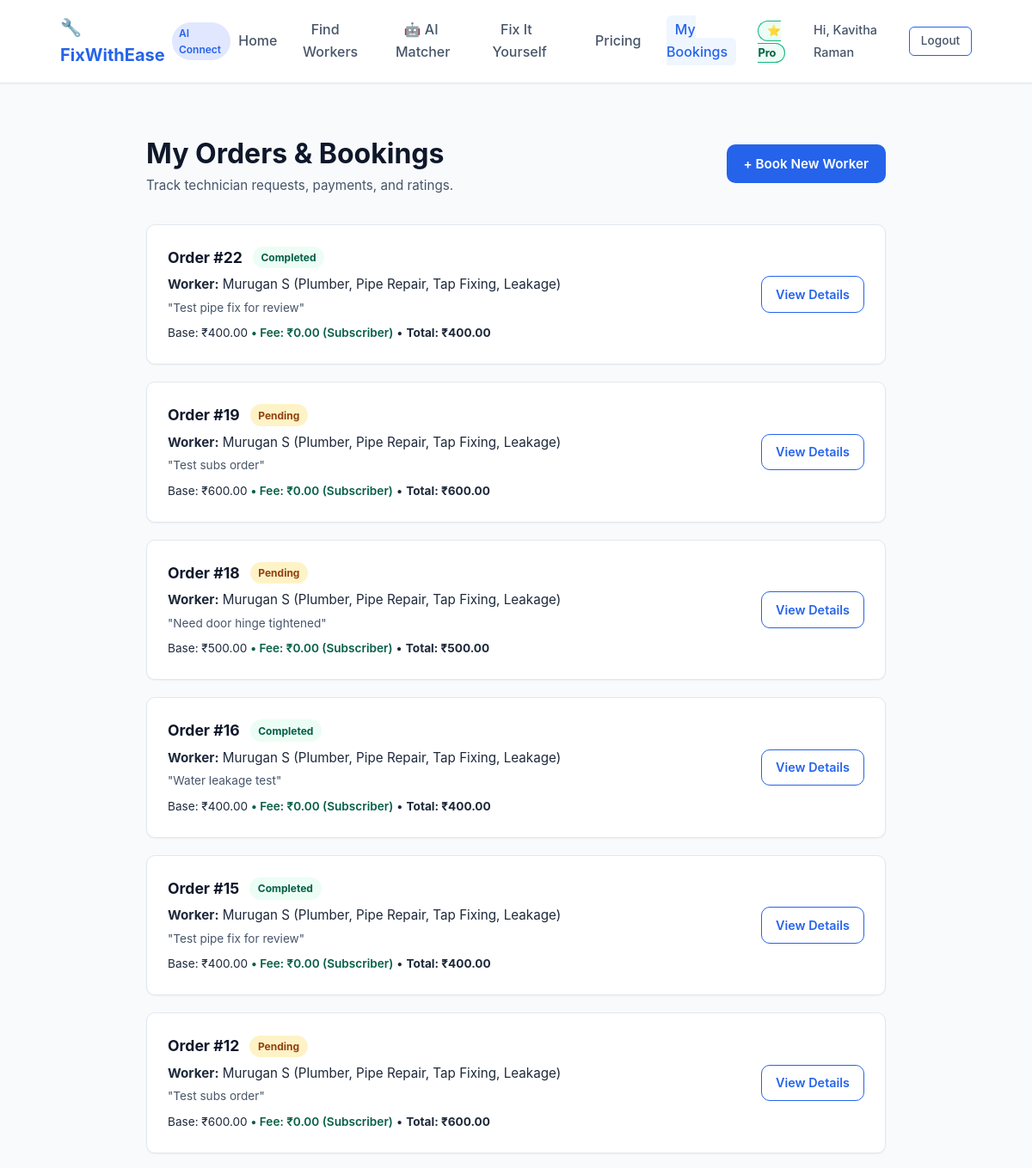
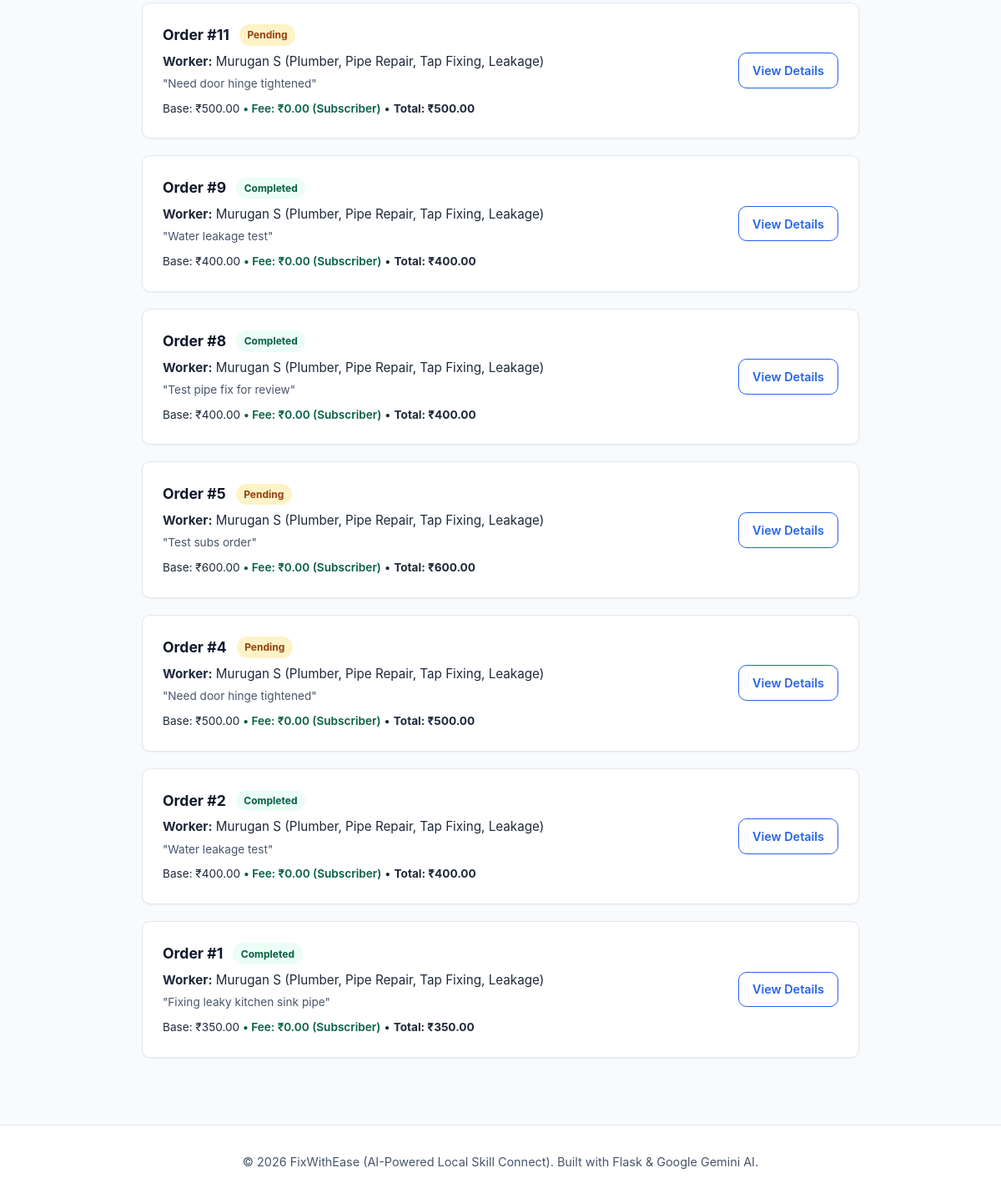
The page /my-orders (signed in) on the database its author committed (2 pictures, top to bottom).
### tables this page shows
CREATE TABLE orders (
        id INTEGER PRIMARY KEY AUTOINCREMENT,
        customer_id INTEGER NOT NULL,
        worker_id INTEGER NOT NULL,
        problem_text TEXT NOT NULL,
        base_amount REAL NOT NULL,
        fee_amount REAL NOT NULL DEFAULT 0.0,
        status TEXT NOT NULL DEFAULT 'pending' CHECK(status IN ('pending', 'accepted', 'in_progress', 'completed', 'cancelled')),
        created_at TIMESTAMP DEFAULT CURRENT_TIMESTAMP,
        FOREIGN KEY (customer_id) REFERENCES users (id),
        FOREIGN KEY (worker_id) REFERENCES users (id)
    );

CREATE TABLE users (
        id INTEGER PRIMARY KEY AUTOINCREMENT,
        name TEXT NOT NULL,
        email TEXT UNIQUE NOT NULL,
        password_hash TEXT NOT NULL,
        role TEXT NOT NULL CHECK(role IN ('customer', 'worker', 'admin')),
        city TEXT NOT NULL,
        lat REAL,
        lng REAL,
        created_at TIMESTAMP DEFAULT CURRENT_TIMESTAMP
    );

CREATE TABLE workers (
        user_id INTEGER PRIMARY KEY,
        skills TEXT NOT NULL,
        experience_years INTEGER NOT NULL DEFAULT 1,
        rating_avg REAL NOT NULL DEFAULT 5.0,
        is_available INTEGER NOT NULL DEFAULT 1 CHECK(is_available IN (0, 1)),
        verified INTEGER NOT NULL DEFAULT 1 CHECK(verified IN (0, 1)),
        FOREIGN KEY (user_id) REFERENCES users (id) ON DELETE CASCADE
    );

### app.py (the view)
@app.route("/my-orders")
@login_required
def my_orders():
    customer_id = session["user_id"]
    orders = get_orders_by_customer(customer_id)
    return render_template("my_orders.html", orders=orders)

### app.py (called while the page is built)
@app.context_processor
def inject_global_data():
    user_id = session.get("user_id")
    subscribed = is_subscribed(user_id) if user_id else False
    return {
        "user_is_subscribed": subscribed,
        "current_user_id": user_id,
        "current_user_name": session.get("user_name"),
        "current_user_role": session.get("user_role")
    }

def login_required(f):
    @wraps(f)
    def decorated_function(*args, **kwargs):
        if not session.get("user_id"):
            flash("Please log in to continue.", "warning")
            return redirect(url_for("login", next=request.url))
        return f(*args, **kwargs)
    return decorated_function

### models/db.py (called while the page is built)
def get_db_connection():
    if IS_VERCEL:
        _ensure_database_ready()
    conn = sqlite3.connect(DB_PATH)
    conn.row_factory = sqlite3.Row
    conn.execute("PRAGMA foreign_keys = ON")
    return conn

### models/order.py (called while the page is built)
def get_orders_by_customer(customer_id):
    conn = get_db_connection()
    cursor = conn.cursor()
    cursor.execute("""
        SELECT
            o.*,
            w.name AS worker_name,
            wk.skills AS worker_skills
        FROM orders o
        JOIN users w ON o.worker_id = w.id
        LEFT JOIN workers wk ON wk.user_id = w.id
        WHERE o.customer_id = ?
        ORDER BY o.id DESC
    """, (customer_id,))
    orders = cursor.fetchall()
    conn.close()
    return orders

### models/subscription.py (called while the page is built)
def get_user_subscription(user_id):
    conn = get_db_connection()
    cursor = conn.cursor()
    cursor.execute("""
        SELECT * FROM subscriptions
        WHERE user_id = ?
        ORDER BY id DESC
        LIMIT 1
    """, (user_id,))
    sub = cursor.fetchone()
    conn.close()
    return sub

def is_subscribed(user_id):
    if not user_id:
        return False
    sub = get_user_subscription(user_id)
    if not sub:
        return False
    if sub["status"] != "active":
        return False
    try:
        end_date = datetime.fromisoformat(sub["end_date"])
        return datetime.now() <= end_date
    except (ValueError, TypeError):
        return False

### templates/my_orders.html (shortened to what this page needs)
{% extends "base.html" %}
{% block content %}
<div class="container" style="max-width: 900px; margin: 1.5rem auto 3rem;">
    <div style="display: flex; justify-content: space-between; align-items: center; margin-bottom: 2rem; flex-wrap: wrap; gap: 1rem;">
        <div>
            <h1 style="font-size: 2rem; color: var(--dark); margin: 0;">My Orders & Bookings</h1>
            <p style="color: var(--gray-600); font-size: 0.95rem;">Track technician requests, payments, and ratings.</p>
        </div>
        <a href="{{ url_for('workers') }}" class="btn btn-primary" style="padding: 0.65rem 1.25rem;">
            + Book New Worker
        </a>
    </div>
    {% if orders and orders|length > 0 %}
        <div style="display: flex; flex-direction: column; gap: 1.25rem;">
            {% for order in orders %}
                <div style="background: white; border: 1px solid var(--gray-200); border-radius: var(--radius); padding: 1.5rem; box-shadow: var(--shadow-sm); display: flex; justify-content: space-between; align-items: center; flex-wrap: wrap; gap: 1rem;">
                    <div>
                        <div style="display: flex; align-items: center; gap: 0.75rem; margin-bottom: 0.35rem;">
                            <span style="font-weight: 700; font-size: 1.1rem; color: var(--dark);">Order #{{ order.id }}</span>
                            <span style="font-size: 0.75rem; padding: 0.2rem 0.6rem; border-radius: 999px; font-weight: 700; background: {% if order.status == 'completed' %}#ecfdf5; color: #065f46;{% else %}#fef3c7; color: #92400e;{% endif %}">
                                {{ order.status|capitalize }}
                            </span>
                        </div>
                        <div style="font-size: 0.95rem; color: var(--gray-800); margin-bottom: 0.25rem;">
                            <strong>Worker:</strong> {{ order.worker_name }} ({{ order.worker_skills }})
                        </div>
                        <div style="font-size: 0.85rem; color: var(--gray-600); margin-bottom: 0.5rem; max-width: 550px;">
                            "{{ order.problem_text }}"
                        </div>
                        <div style="font-size: 0.85rem;">
                            Base: ₹{{ "%.2f"|format(order.base_amount) }}
                            {% if order.fee_amount > 0 %}
                                <span style="color: var(--danger);">• 5% Fee: +₹{{ "%.2f"|format(order.fee_amount) }}</span>
                            {% else %}
                                <span style="color: #065f46; font-weight: 600;">• Fee: ₹0.00 (Subscriber)</span>
                            {% endif %}
                            • <strong>Total: ₹{{ "%.2f"|format(order.base_amount + order.fee_amount) }}</strong>
                        </div>
                    </div>
                    <div style="display: flex; gap: 0.5rem;">
                        <a href="{{ url_for('order_detail', order_id=order.id) }}" class="btn btn-outline" style="padding: 0.55rem 1rem; font-size: 0.9rem;">
                            View Details
                        </a>
                    </div>
                </div>
            {% endfor %}
        </div>
    {% endif %}
</div>
{% endblock %}

### templates/base.html (shortened to what this page needs)
<!DOCTYPE html>
<html lang="en">
<head>
    <link rel="stylesheet" href="{{ url_for('static', filename='css/style.css') }}">
</head>
<body>
    <nav class="navbar">
        <div class="nav-container">
            <a href="{{ url_for('index') }}" class="nav-brand">
                <span>🔧 FixWithEase</span>
                <span class="badge">AI Connect</span>
            </a>
            <ul class="nav-links" id="navLinks">
                <li><a href="{{ url_for('index') }}" class="{% if request.endpoint == 'index' %}active{% endif %}">Home</a></li>
                <li><a href="{{ url_for('workers') }}" class="{% if request.endpoint == 'workers' %}active{% endif %}">Find Workers</a></li>
                <li><a href="{{ url_for('ai_search') }}" class="{% if request.endpoint == 'ai_search' %}active{% endif %}">🤖 AI Matcher</a></li>
                <li><a href="{{ url_for('fix') }}" class="{% if request.endpoint == 'fix' %}active{% endif %}">Fix It Yourself</a></li>
                <li><a href="{{ url_for('pricing') }}" class="{% if request.endpoint == 'pricing' %}active{% endif %}">Pricing</a></li>
                {% if session.get('user_id') %}
                    <li><a href="{{ url_for('my_orders') }}" class="{% if request.endpoint == 'my_orders' %}active{% endif %}">My Bookings</a></li>
                    {% if user_is_subscribed %}
                        <li><span style="background: #ecfdf5; color: #065f46; border: 1px solid #10b981; padding: 0.2rem 0.6rem; border-radius: 999px; font-size: 0.8rem; font-weight: 700;">⭐ Pro</span></li>
                    {% endif %}
                    <li><span style="font-size: 0.9rem; color: var(--gray-600); font-weight: 500;">Hi, {{ session.get('user_name', 'User') }}</span></li>
                    <li><a href="{{ url_for('logout') }}" class="btn btn-outline" style="padding: 0.35rem 0.8rem; font-size: 0.85rem;">Logout</a></li>
                {% else %}
                    <li><a href="{{ url_for('login') }}" class="btn btn-outline" style="padding: 0.35rem 0.8rem; font-size: 0.85rem;">Login</a></li>
                    <li><a href="{{ url_for('register') }}" class="btn btn-primary" style="padding: 0.35rem 0.8rem; font-size: 0.85rem; color: #fff;">Register</a></li>
                {% endif %}
            </ul>
        </div>
    </nav>
    <main>
        {% block content %}{% endblock %}
    </main>
    <footer>
        <div class="container">
            <p>&copy; 2026 FixWithEase (AI-Powered Local Skill Connect). Built with Flask & Google Gemini AI.</p>
        </div>
    </footer>
</body>
</html>

### static/css/style.css (style rules this page uses)
:root { --primary: #2563eb; --primary-hover: #1d4ed8; --secondary: #10b981; --secondary-hover: #059669; --accent: #f59e0b; --danger: #ef4444; --dark: #0f172a; --gray-800: #1e293b; --gray-600: #475569; --gray-400: #94a3b8; --gray-200: #e2e8f0; --gray-100: #f1f5f9; --gray-50: #f8fafc; --white: #ffffff; --shadow-sm: 0 1px 2px 0 rgba(0, 0, 0, 0.05); --shadow: 0 4px 6px -1px rgba(0, 0, 0, 0.1), 0 2px 4px -1px rgba(0, 0, 0, 0.06); --shadow-lg: 0 10px 15px -3px rgba(0, 0, 0, 0.1), 0 4px 6px -2px rgba(0, 0, 0, 0.05); --radius: 10px; --transition: all 0.2s ease-in-out; }
* { box-sizing: border-box; margin: 0; padding: 0; }
body { font-family: -apple-system, BlinkMacSystemFont, "Segoe UI", Roboto, "Helvetica Neue", Arial, sans-serif; color: var(--gray-800); background-color: var(--gray-50); line-height: 1.6; display: flex; flex-direction: column; min-height: 100vh; }
.container { width: 100%; max-width: 1100px; margin: 0 auto; padding: 0 1.25rem; }
.navbar { background-color: var(--white); border-bottom: 1px solid var(--gray-200); box-shadow: var(--shadow-sm); position: sticky; top: 0; z-index: 100; }
.nav-container { display: flex; justify-content: space-between; align-items: center; padding: 1rem 1.25rem; max-width: 1100px; margin: 0 auto; }
.nav-brand { display: flex; align-items: center; gap: 0.5rem; font-weight: 700; font-size: 1.25rem; color: var(--primary); text-decoration: none; }
.nav-brand .badge { background: #e0e7ff; color: var(--primary); font-size: 0.75rem; padding: 0.15rem 0.5rem; border-radius: 999px; font-weight: 600; }
.nav-links { display: flex; align-items: center; list-style: none; gap: 1.25rem; }
.nav-links a { color: var(--gray-600); text-decoration: none; font-weight: 500; transition: var(--transition); padding: 0.4rem 0.6rem; border-radius: 6px; }
.nav-links a:hover, .nav-links a.active { color: var(--primary); background-color: #eff6ff; }
.btn { display: inline-block; padding: 0.65rem 1.35rem; border-radius: var(--radius); font-weight: 600; text-decoration: none; cursor: pointer; border: none; transition: var(--transition); font-size: 0.95rem; text-align: center; }
.btn-primary { background-color: var(--primary); color: var(--white); }
.btn-outline { background-color: transparent; color: var(--primary); border: 1px solid var(--primary); }
main { flex: 1; padding: 2rem 0; }
footer { background-color: var(--white); border-top: 1px solid var(--gray-200); padding: 2rem 0; text-align: center; color: var(--gray-600); font-size: 0.9rem; margin-top: auto; }

### rows shown on the page
orders: id "22", status "Completed", worker_name "Murugan S", worker_skills "Plumber, Pipe Repair, Tap Fixing, Leakage", problem_text "Test pipe fix for review", base_amount "400.00", shows "• Fee: ₹0.00 (Subscriber)", order.base_amount+order.fee_amount "400.00"
orders: id "19", status "Pending", worker_name "Murugan S", worker_skills "Plumber, Pipe Repair, Tap Fixing, Leakage", problem_text "Test subs order", base_amount "600.00", shows "• Fee: ₹0.00 (Subscriber)", order.base_amount+order.fee_amount "600.00"
orders: id "18", status "Pending", worker_name "Murugan S", worker_skills "Plumber, Pipe Repair, Tap Fixing, Leakage", problem_text "Need door hinge tightened", base_amount "500.00", shows "• Fee: ₹0.00 (Subscriber)", order.base_amount+order.fee_amount "500.00"
orders: id "16", status "Completed", worker_name "Murugan S", worker_skills "Plumber, Pipe Repair, Tap Fixing, Leakage", problem_text "Water leakage test", base_amount "400.00", shows "• Fee: ₹0.00 (Subscriber)", order.base_amount+order.fee_amount "400.00"
orders: id "15", status "Completed", worker_name "Murugan S", worker_skills "Plumber, Pipe Repair, Tap Fixing, Leakage", problem_text "Test pipe fix for review", base_amount "400.00", shows "• Fee: ₹0.00 (Subscriber)", order.base_amount+order.fee_amount "400.00"
orders: id "12", status "Pending", worker_name "Murugan S", worker_skills "Plumber, Pipe Repair, Tap Fixing, Leakage", problem_text "Test subs order", base_amount "600.00", shows "• Fee: ₹0.00 (Subscriber)", order.base_amount+order.fee_amount "600.00"
orders: id "11", status "Pending", worker_name "Murugan S", worker_skills "Plumber, Pipe Repair, Tap Fixing, Leakage", problem_text "Need door hinge tightened", base_amount "500.00", shows "• Fee: ₹0.00 (Subscriber)", order.base_amount+order.fee_amount "500.00"
orders: id "9", status "Completed", worker_name "Murugan S", worker_skills "Plumber, Pipe Repair, Tap Fixing, Leakage", problem_text "Water leakage test", base_amount "400.00", shows "• Fee: ₹0.00 (Subscriber)", order.base_amount+order.fee_amount "400.00"
orders: id "8", status "Completed", worker_name "Murugan S", worker_skills "Plumber, Pipe Repair, Tap Fixing, Leakage", problem_text "Test pipe fix for review", base_amount "400.00", shows "• Fee: ₹0.00 (Subscriber)", order.base_amount+order.fee_amount "400.00"
orders: id "5", status "Pending", worker_name "Murugan S", worker_skills "Plumber, Pipe Repair, Tap Fixing, Leakage", problem_text "Test subs order", base_amount "600.00", shows "• Fee: ₹0.00 (Subscriber)", order.base_amount+order.fee_amount "600.00"
orders: id "4", status "Pending", worker_name "Murugan S", worker_skills "Plumber, Pipe Repair, Tap Fixing, Leakage", problem_text "Need door hinge tightened", base_amount "500.00", shows "• Fee: ₹0.00 (Subscriber)", order.base_amount+order.fee_amount "500.00"
orders: id "2", status "Completed", worker_name "Murugan S", worker_skills "Plumber, Pipe Repair, Tap Fixing, Leakage", problem_text "Water leakage test", base_amount "400.00", shows "• Fee: ₹0.00 (Subscriber)", order.base_amount+order.fee_amount "400.00"
orders: id "1", status "Completed", worker_name "Murugan S", worker_skills "Plumber, Pipe Repair, Tap Fixing, Leakage", problem_text "Fixing leaky kitchen sink pipe", base_amount "350.00", shows "• Fee: ₹0.00 (Subscriber)", order.base_amount+order.fee_amount "350.00"

### other values the page prints
{{ session.get('user_name', 'User') }} "Kavitha Raman"
